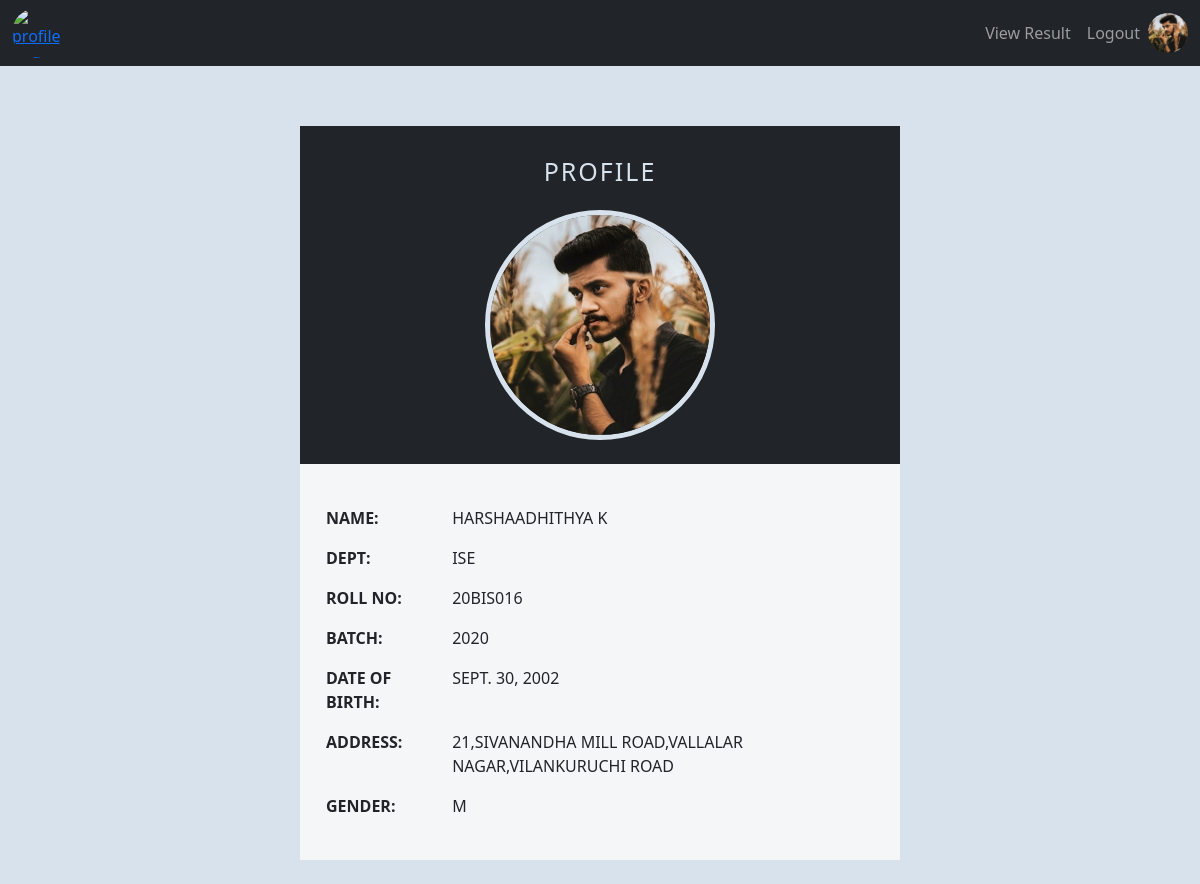
The app's page /profile (signed in) with its own data.
### users/models.py (models this page shows, shortened)
class Profile(models.Model):
    roles_type=(
        ('admin','admin_user'),
        ('student','student_user')
    )
    gender_type=(
        ('M','Male'),
        ('F','Female')
    )
    user=models.OneToOneField(User,on_delete=models.CASCADE,null=True,blank=True)
    name=models.CharField(max_length=200)
    role=models.CharField(max_length=100,choices=roles_type)
    roll_no=models.CharField(max_length=15,unique=True)
    dept=models.ForeignKey(Department,on_delete=models.CASCADE,blank=True,null=True)
    batch=models.IntegerField(default=datetime.date.today().year, choices=year_choices())
    profile_img=models.ImageField(null=False,blank=False,upload_to='profiles/',default='profiles/user-default.jpg')
    address=models.TextField(null=True,blank=True)
    dob=models.DateField(null=True)
    gender=models.CharField(max_length=10,choices=gender_type,null=True)
    mobile=models.IntegerField(null=True)
    verified=models.BooleanField(null=True,blank=True)
    created=models.DateTimeField(auto_now_add=True)
    id=models.UUIDField(default=uuid.uuid4,unique=True,primary_key=True,editable=False)
    class Meta:
        ordering=['-batch','dept','roll_no','verified']

class Department(models.Model):
    name=models.CharField(max_length=200,unique=True)
    dept_expansion=models.CharField(max_length=200,unique=True,null=True)
    created=models.DateTimeField(auto_now_add=True)
    id=models.UUIDField(default=uuid.uuid4,unique=True,primary_key=True,editable=False)
    def __str__(self):
        return self.name
    class Meta:
        ordering=['name']

### users/views.py (the view)
# urls.py: path('profile',views.profile,name='profile'),
@login_required(login_url='login')
def profile(request):
    profile=request.user.profile
    return render(request,'users/profile.html',{'profile':profile})

### users/templates/users/profile.html
{% extends 'main.html' %}
{% block content %}
<br>
      <div class="container" style="width: 50%; background-color:#212529; margin-top:3%; align-items:center; padding:2%;">
        <div class="container" style="width: 50%; background-color:#212529;  align-items:center; text-align:center; padding:3px 0 3px 0; ">
          <p class="text-uppercase font-weight-light" style="color:#d8e2ed;  font-weight:lighter; font-size:25px; letter-spacing: 2px; ">Profile</p>
        </div>
        <img src="{{profile.profile_img.url}}" class="mx-auto d-block rounded-circle" alt="demo" style="width: 230px; height: 230px; object-fit:cover; border: 5px solid #d8e2ed;">
      </div>
      <div class="container" style="width: 50%; background-color:#f5f6f7;  align-items:center; padding:1.5%; margin-bottom:2%;">
        <table class="table table-borderless">
          <thead>
            <tr>
              <th scope="col"></th>
              <th scope="col"></th>
            </tr>
          </thead>
          <tbody>
            <tr>
              <th class="text-uppercase font-weight-normal" scope="row">Name:</th>
              <td class="text-uppercase font-weight-light">{{profile.name}}</td>
            </tr>
            {% if profile.role == 'student' %}
            <tr>
              <th class="text-uppercase font-weight-normal" scope="row">Dept:</th>
              <td class="text-uppercase font-weight-light">{{profile.dept}}</td>
            </tr>
            <tr>
              <th class="text-uppercase font-weight-normal" scope="row">Roll no:</th>
              <td class="text-uppercase font-weight-light">{{profile.roll_no}}</td>
            </tr>
            <tr>
                <th class="text-uppercase font-weight-normal" scope="row">Batch:</th>
                <td class="text-uppercase font-weight-light">{{profile.batch}}</td>
              </tr>
              {% else %}
              <th class="text-uppercase font-weight-normal" scope="row">admin user</th>
              {% endif %}
              <tr>
                <th class="text-uppercase font-weight-normal" scope="row">Date of Birth:</th>
                <td class="text-uppercase font-weight-light">{{profile.dob}}</td>
              </tr>
            <tr>
              <th class="text-uppercase font-weight-normal" scope="row">Address:</th>
              <td class="text-uppercase font-weight-light">{{profile.address}} </td>
            </tr>
            <tr>
              <th class="text-uppercase font-weight-normal" scope="row">Gender:</th>
              <td class="text-uppercase font-weight-light">{{profile.gender}}</td>
            </tr>
          </tbody>
        </table>
      </div>
{% endblock %}

### templates/navbar.html (shortened to what this page needs)
{% load static %}
<nav class="navbar  navbar-expand-lg navbar-dark bg-dark ">
    <div class="container-fluid" style="height: 50px;">
      <a href="{% url 'home' %}"><img src="{% static 'images/kct-logo.png' %}" alt="profile img" class="mx-auto d-block rounded-circle" alt="demo" style="width: 50px; height: 50px; object-fit:cover; margin-left:15px;">
      <div class="collapse navbar-collapse" id="navbarNavDropdown" style="width: 100%; color:#212529" >
        <ul class="navbar-nav" style="margin-left: auto;">
        {% if request.user.is_authenticated %}
            {% if request.user.profile.role == 'admin' %}
              {% if request.user.profile.verified == True %}
                  <li class="nav-item">
                    <a class="nav-link" aria-current="page" href="{% url 'dept' %}">Departments</a>
                  </li>
                  <li class="nav-item">
                    <a class="nav-link" href="{% url 'subject' %}">Subjects</a>
                  </li>
                  <li class="nav-item">
                    <a class="nav-link" href="{% url 'semester' %}">Semesters</a>
                  </li>
                  <li class="nav-item">
                    <a class="nav-link" href="{% url 'student_result_home' %}">Results</a>
                  </li>
                  <li class="nav-item">
                    <a class="nav-link" href="{% url 'dept_sem_papers' %}">Semester and its subjects</a></li>
                  </li>
                  <li class="nav-item">
                    <a class="nav-link" href="{% url 'students' %}">Students</a></li>
                  </li>
                    <li class="nav-item">
                      <a class="nav-link" href="{% url 'admin_users' %}">admins</a>
                    </li>
              {% endif %}
              {% else %}
              <li class="nav-item">
                <a class="nav-link" href="{% url 'my_results' %}">View Result</a>
              </li>
            {% endif %}
            <li class="nav-item">
              <a class="nav-link" href="{% url 'logout' %}">Logout</a></li>
            {% if request.user.profile %}
              <li class="nav-item">
                <a href="{% url 'my_account' %}"><img src="{{request.user.profile.profile_img.url}}" alt="profile img" class="mx-auto d-block rounded-circle" alt="demo" style="width: 40px; height: 40px; object-fit:cover; margin-left:15px;">
                </a>
              </li>
            {% endif %}
        {% endif %}
        </ul>
      </div>
    </div>
  </nav>

### records on screen
Profile: profile_img (picture), name "HARSHAADHITHYA K", dept "ISE", roll_no "20BIS016", batch "2020", dob "SEPT. 30, 2002", address "21,SIVANANDHA MILL ROAD,VALLALAR NAGAR,VILANKURUCHI ROAD", gender "M"
